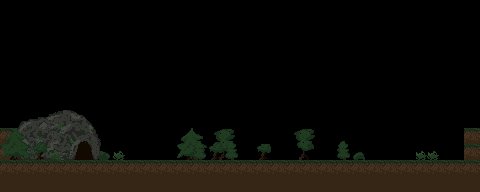

Rendered tile map (Tiled .tmx) drawn with the repository's tilesets; below, a short description and the map source with its tile grids summarised:
An orthogonal 30x12 tile map with 16x16 px tiles, 3 tile layers (tiles, tiles2, top) and 6 objects (3x collectible, entry, teleport, exit).

<map version="1.0" orientation="orthogonal" renderorder="right-down" width="30" height="12" tilewidth="16" tileheight="16" nextobjectid="105">
 <tileset firstgid="1" name="tileset.png" tilewidth="16" tileheight="16" tilecount="128" columns="8">
  <image source="../images/tileset.png" width="128" height="256" />
 </tileset>
 <layer name="tiles" width="30" height="12">
  <properties>
   <property name="tileset" value="tileset.png" />
  </properties>
  <data>[360 cells, 103 non-empty, 41 distinct tile ids]</data>
 </layer>
 <layer name="tiles2" width="30" height="12">
  <properties>
   <property name="tileset" value="tileset.png" />
  </properties>
  <data>[360 cells, 22 non-empty, 16 distinct tile ids]</data>
 </layer>
 <objectgroup name="exits">
  <object id="89" name="entryE" type="entry" x="112" y="128" width="16" height="32">
   <properties>
    <property name="ID" value="1" />
   </properties>
  </object>
  <object id="94" name="exitCave" type="teleport" x="72" y="136" width="24" height="24">
   <properties>
    <property name="entryID" value="2" />
    <property name="level" value="stage1_cave.tmx" />
    <property name="type" value="enter" />
   </properties>
  </object>
  <object id="104" name="exit_cutscene" type="exit" x="80" y="136" width="24" height="24">
   <properties>
    <property name="conditions" value="has_leaf, has_branch, has_stone" />
    <property name="name" value="s1_e2_build" />
    <property name="type" value="touch" />
   </properties>
  </object>
 </objectgroup>
 <layer name="top" width="30" height="12">
  <properties>
   <property name="tileset" value="tileset.png" />
  </properties>
  <data>[360 cells, 0 non-empty, 0 distinct tile ids]</data>
 </layer>
 <objectgroup name="global">
  <properties>
   <property name="background" value="background_day.png" />
   <property name="backgroundScale" value="1" />
   <property name="backgroundSizeX" value="800" />
   <property name="backgroundSizeY" value="600" />
   <property name="moon" value="false" />
   <property name="stars" value="false" />
  </properties>
 </objectgroup>
 <objectgroup name="collectibles">
  <object id="98" name="leaf" type="collectible" x="160" y="144" width="16" height="16" />
  <object id="102" name="branch" type="collectible" x="240" y="144" width="16" height="16" />
  <object id="103" name="stone" type="collectible" x="400" y="144" width="16" height="16" />
 </objectgroup>
</map>
